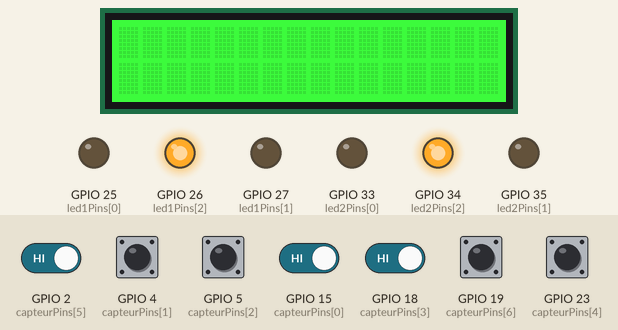
Recording of a sketch running on a simulated ESP32. Shown: 16×2 character LCD, output pins drawn as LEDs (lit = HIGH). Dashed ring = blinking. The inputs (shaded band) are chosen by the test bench; at power-on: GPIO 2 (capteurPins[5]), GPIO 4 (capteurPins[1]), GPIO 5 (capteurPins[2]), GPIO 15 (capteurPins[0]), GPIO 18 (capteurPins[3]), GPIO 19 (capteurPins[6]), GPIO 23 (capteurPins[4]) HIGH. WiFi joins after 1.5 s; servers stay silent unless stated; no MQTT or app messages arrive unless stated; what the sketch prints to the serial monitor is not drawn.

Above: at 2.7 s.
2.8 s: GPIO 4 (capteurPins[1]) pulled LOW for 1 s
At 4.7 s:
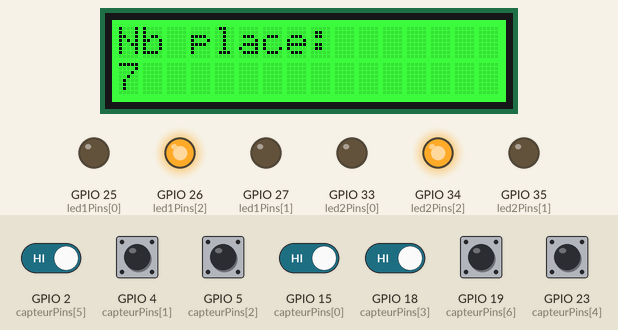
5.3 s: GPIO 5 (capteurPins[2]) pulled LOW for 1 s
At 5.63 s:
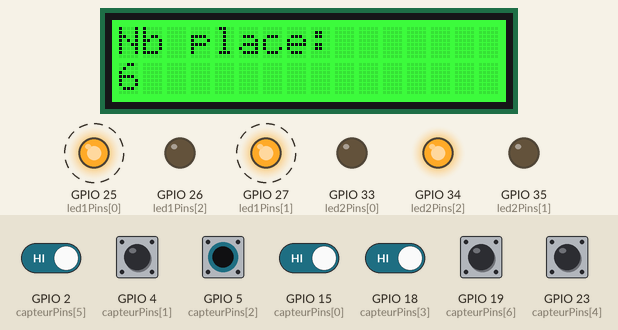
12.3 s: GPIO 2 (capteurPins[5]) driven LOW and GPIO 4 (capteurPins[1]) driven LOW and GPIO 5 (capteurPins[2]) driven LOW and GPIO 15 (capteurPins[0]) driven LOW and GPIO 18 (capteurPins[3]) driven LOW
At 12.74 s:
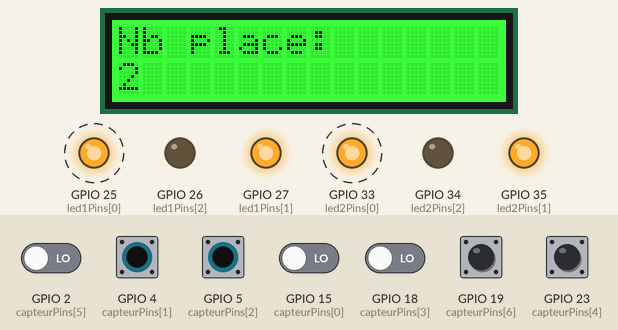
Timing chart, 0 to 19.5 s (numbered marks = the images above; inputs shaded):
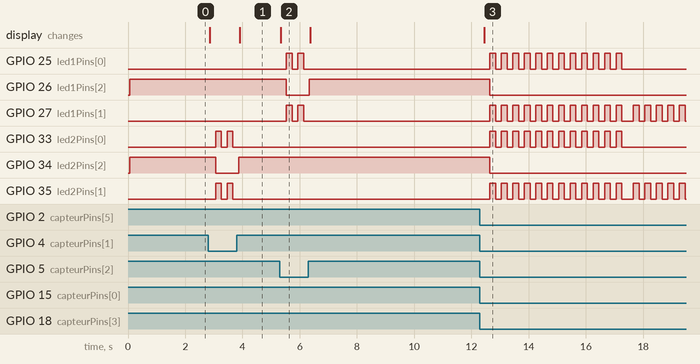

Measured:
- after the input at 2.8 s, GPIO 33 (led2Pins[0]), GPIO 35 (led2Pins[1]): alternates HIGH for 0.20 s and LOW for 0.20 s, 4 changes in all, then stays LOW, starting after 0.26 s; GPIO 34 (led2Pins[2]): HIGH → LOW after 0.26 s, → HIGH 0.80 s later; the display: first changes after 0.06 s (image 1 shows a later state)
- after the input at 5.3 s, GPIO 25 (led1Pins[0]), GPIO 27 (led1Pins[1]): alternates HIGH for 0.20 s and LOW for 0.20 s, 4 changes in all, then stays LOW, starting after 0.23 s; GPIO 26 (led1Pins[2]): HIGH → LOW after 0.23 s, → HIGH 0.80 s later; the display: changes at once (image 2)
- after the input at 12.3 s, GPIO 25 (led1Pins[0]): alternates HIGH for 0.20 s and LOW for 0.20 s, 24 changes in all, then stays LOW, starting after 0.35 s; GPIO 26 (led1Pins[2]): HIGH → LOW after 0.35 s

The sketch:

projet.ino
```cpp
#include <WiFi.h>
#include <PubSubClient.h>
#include <ArduinoJson.h>

#include "rgb_lcd.h"
rgb_lcd lcd;


// === Configuration WiFi ===
const char* ssid = "RIOC-TP-IoT";
const char* password = "GRIT-RIOC_2024";

// === Configuration MQTT ===
const char* mqtt_server = "10.19.5.101";
WiFiClient espClient;
PubSubClient client(espClient);

// === LED === //

// Configuration LEDs
const int led1Pins[3] = {25, 27, 26};  // R, G, B (LED 1)
const int led2Pins[3] = {33, 35, 34};  // R, G, B (LED 2)

struct LedState {
  bool magneticDetected;
  bool inYellowPhase;
  bool inGreenPhase;
  unsigned long yellowStartTime;
  unsigned long lastBlinkTime;
  bool ledOn;
};

LedState led1State = {false, false, false, 0, 0, false};
LedState led2State = {false, false, false, 0, 0, false};

// === Prototypes ===
void controlLED(int sensorPin, LedState &state, const int pins[3]);
void setRGB(const int pins[3], int r, int g, int b);


// === SENSOR === //

// Sensor ->
const int capteurPins[7] = {15, 4, 5, 18, 23, 2, 19}; // ⚠️ exemple, à adapter selon ton câblage
int capteurs[7] = {-1, -1, -1, -1, -1, -1, -1};
int lastStates[7] = {HIGH, HIGH, HIGH, HIGH, HIGH, HIGH, HIGH}; // Pull-up actif → HIGH = pas d’aimant

// === Variables ===
int lastHallState = -1;  // État précédent du capteur

// === Callback pour réception MQTT ===
void callback(char* topic, byte* payload, unsigned int length) {
  Serial.print("Message reçu [");
  Serial.print(topic);
  Serial.print("] ");
  for (unsigned int i = 0; i < length; i++) {
    Serial.print((char)payload[i]);
  }
  Serial.println();
}

void setup_wifi() {
  delay(10);
  Serial.println();
  Serial.print("Connexion à : ");
  Serial.println(ssid);

  WiFi.begin(ssid, password);

  int retry = 0;
  while (WiFi.status() != WL_CONNECTED) {
    delay(500);
    Serial.print(".");
    retry++;
    if (retry > 20) {
      Serial.println("\nÉchec de connexion au Wi-Fi.");
      return;
    }
  }

  Serial.println("\nWiFi connecté !");
  Serial.print("Adresse IP : ");
  Serial.println(WiFi.localIP());
}

void reconnect() {
  while (!client.connected()) {
    Serial.print("Connexion au broker MQTT...");
    if (client.connect("ESP32Client")) {
      Serial.println("Connecté !");
      // Réabonnement
      client.subscribe("capteur/out");
    } else {
      Serial.print("Échec, rc=");
      Serial.print(client.state());
      Serial.println(" nouvelle tentative dans 5s");
      delay(5000);
    }
  }
}


void setup() {

  // Initialisation de l’I2C sur les bons pins pour ESP32
  Wire.begin(21, 22); // SDA = 21, SCL = 22
  lcd.begin(16, 2);   // LCD 16 colonnes, 2 lignes
  lcd.setRGB(0, 255, 0); // Rétroéclairage vert au démarrage

  // Configuration LEDs
  for(int i=0; i<3; i++) {
    pinMode(led1Pins[i], OUTPUT);
    pinMode(led2Pins[i], OUTPUT);
  }
  setRGB(led1Pins, 0, 0, 255); // Bleu au démarrage
  setRGB(led2Pins, 0, 0, 255);

  // Sensor
  for (int i = 0; i < 7; i++) {
    pinMode(capteurPins[i], INPUT_PULLUP);
  }
  Serial.begin(115200);

  // Network
  setup_wifi();
  client.setServer(mqtt_server, 1883);
  client.setCallback(callback);  // Ajout du callback
}

void afficheLCD(const String& ligne1, const String& ligne2, uint8_t r=0, uint8_t g=255, uint8_t b=0) {
  lcd.clear();
  lcd.setCursor(0, 0);
  lcd.print(ligne1);
  lcd.setCursor(0, 1);
  lcd.print(ligne2);
  lcd.setRGB(r, g, b);
}

void loop() {
  if (!client.connected()) {
    reconnect();
  }
  client.loop();

  bool changementDetecte = false;

  int count = 0;
  // Boucle sur les 8 capteurs
  for (int i = 0; i < 7; i++) {
    int currentState = digitalRead(capteurPins[i]);
    count = count + ((currentState == LOW) ? 0 : 1);

    if (currentState != lastStates[i]) {
      Serial.print("🔄 Changement détecté sur capteur ");
      Serial.print(i);
      Serial.print(" → ");
      Serial.println(currentState == LOW ? "ACTIVÉ (aimant détecté)" : "LIBRE");

      lastStates[i] = currentState;
      changementDetecte = true;
    }

    capteurs[i] = currentState;

    // Contrôle LEDs pour capteurs 0 et 1
    if(i == 2) controlLED(capteurPins[i], led1State, led1Pins);
    if(i == 1) controlLED(capteurPins[i], led2State, led2Pins);

  }

  if (changementDetecte) {
    envoyerDonneesCapteurs();

    String state = "Nb place libre:" + String(count);

    // Exemple : Afficher l’état du capteur 0 et 1
    String etat0 = "Nb place:";
    String etat1 = String(count);
    afficheLCD(etat0, etat1);
  }

  delay(100); // anti-rebond global
}


// Fonction de contrôle LED générique
void controlLED(int sensorPin, LedState &state, const int pins[3]) {
  int sensorState = digitalRead(sensorPin);
  unsigned long currentTime = millis();

  if (sensorState == LOW) {
    if (!state.magneticDetected) {
      state.magneticDetected = true;
      state.inYellowPhase = true;
      state.inGreenPhase = false;
      state.yellowStartTime = currentTime;
      state.lastBlinkTime = currentTime;
      Serial.print("Capteur ");
      Serial.print(sensorPin);
      Serial.println(" activé → Phase jaune");
    }

    if (state.inYellowPhase && (currentTime - state.yellowStartTime < 5000)) {
      if (currentTime - state.lastBlinkTime >= 200) {
        state.ledOn = !state.ledOn;
        setRGB(pins, state.ledOn ? 255 : 0, state.ledOn ? 255 : 0, 0); // Jaune clignotant
        state.lastBlinkTime = currentTime;
      }
    }
    else if (state.inYellowPhase) {
      state.inYellowPhase = false;
      state.inGreenPhase = true;
      state.lastBlinkTime = currentTime;
      setRGB(pins, 0, 0, 0); // Éteint avant transition
      Serial.print("Capteur ");
      Serial.print(sensorPin);
      Serial.println(" → Phase verte");
    }

    if (state.inGreenPhase && (currentTime - state.lastBlinkTime >= 200)) {
      state.ledOn = !state.ledOn;
      setRGB(pins, 0, state.ledOn ? 255 : 0, 0); // Vert clignotant
      state.lastBlinkTime = currentTime;
    }

  } else {
    if (state.magneticDetected) {
      state.magneticDetected = false;
      state.inYellowPhase = false;
      state.inGreenPhase = false;
      setRGB(pins, 0, 0, 255); // Retour au bleu
      Serial.print("Capteur ");
      Serial.print(sensorPin);
      Serial.println(" désactivé");
    }
  }
}

// Fonction utilitaire pour contrôle RGB
void setRGB(const int pins[3], int r, int g, int b) {
  analogWrite(pins[0], r);
  analogWrite(pins[1], g);
  analogWrite(pins[2], b);
}


void envoyerDonneesCapteurs() {
  int capteurs[7];
  for (int i = 0; i < 7; i++) {
    capteurs[i] = digitalRead(capteurPins[i]); // capteurPins[] contient les 8 pins
    Serial.print("capteur[");
    Serial.print(i);
    Serial.print("] = ");
    Serial.print(capteurPins[i]);
    Serial.print(", value=");
    Serial.println(capteurs[i]);
  }

  StaticJsonDocument<200> doc;
  JsonArray arr = doc.createNestedArray("capteurs");
  for (int i = 0; i < 7; i++) {
    arr.add(capteurs[i]);
  }
  doc["timestamp"] = millis() / 1000;

  char message[256];
  serializeJson(doc, message);
  client.publish("/parking123/parking_sensors_v3/attrs", message);
}
```
